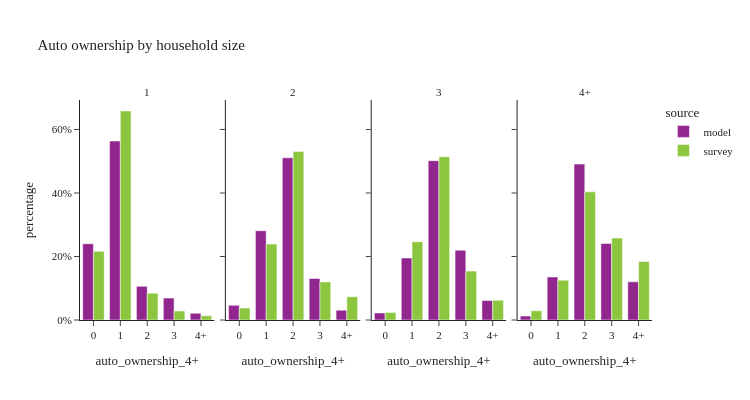

Notebook code for this chart:
### Code cell
util.plot_share_facetbar(hh_data, 'hh_weight', share_col="auto_ownership_4+", title="Auto ownership by household size", 
                            facet_col="hhsize_4+", facet_col_wrap=4, height=400, orientation='v')

### Figure 1 — Plotly figure (JSON) as saved in the notebook; plotly's stock layout.template omitted (floating-point values rounded to 4 significant figures)
{"data": [{"alignmentgroup": "True", "customdata": [[115956], [272044], [51208], [33307], [10219]], "hovertemplate": "source=model<br>hhsize_4+=1<br>auto_ownership_4+=%{x}<br>percentage=%{y}<br>sample_size=%{customdata[0]}<extra></extra>", "legendgroup": "model", "marker": {"color": "#91268F", "pattern": {"shape": ""}}, "name": "model", "offsetgroup": "model", "orientation": "v", "showlegend": true, "textposition": "auto", "type": "bar", "x": ["0", "1", "2", "3", "4+"], "xaxis": "x", "y": [0.2402, 0.5635, 0.1061, 0.069, 0.02117], "yaxis": "y"}, {"alignmentgroup": "True", "customdata": [[26958], [163896], [297612], [76273], [18085]], "hovertemplate": "source=model<br>hhsize_4+=2<br>auto_ownership_4+=%{x}<br>percentage=%{y}<br>sample_size=%{customdata[0]}<extra></extra>", "legendgroup": "model", "marker": {"color": "#91268F", "pattern": {"shape": ""}}, "name": "model", "offsetgroup": "model", "orientation": "v", "showlegend": false, "textposition": "auto", "type": "bar", "x": ["0", "1", "2", "3", "4+"], "xaxis": "x2", "y": [0.04625, 0.2812, 0.5106, 0.1309, 0.03103], "yaxis": "y2"}, {"alignmentgroup": "True", "customdata": [[6043], [53198], [136737], [59849], [16677]], "hovertemplate": "source=model<br>hhsize_4+=3<br>auto_ownership_4+=%{x}<br>percentage=%{y}<br>sample_size=%{customdata[0]}<extra></extra>", "legendgroup": "model", "marker": {"color": "#91268F", "pattern": {"shape": ""}}, "name": "model", "offsetgroup": "model", "orientation": "v", "showlegend": false, "textposition": "auto", "type": "bar", "x": ["0", "1", "2", "3", "4+"], "xaxis": "x3", "y": [0.02218, 0.1952, 0.5018, 0.2196, 0.0612], "yaxis": "y3"}, {"alignmentgroup": "True", "customdata": [[4897], [53950], [195434], [95943], [47839]], "hovertemplate": "source=model<br>hhsize_4+=4+<br>auto_ownership_4+=%{x}<br>percentage=%{y}<br>sample_size=%{customdata[0]}<extra></extra>", "legendgroup": "model", "marker": {"color": "#91268F", "pattern": {"shape": ""}}, "name": "model", "offsetgroup": "model", "orientation": "v", "showlegend": false, "textposition": "auto", "type": "bar", "x": ["0", "1", "2", "3", "4+"], "xaxis": "x4", "y": [0.0123, 0.1355, 0.491, 0.241, 0.1202], "yaxis": "y4"}, {"alignmentgroup": "True", "customdata": [[503], [951], [116], [24], [13]], "hovertemplate": "source=survey<br>hhsize_4+=1<br>auto_ownership_4+=%{x}<br>percentage=%{y}<br>sample_size=%{customdata[0]}<extra></extra>", "legendgroup": "survey", "marker": {"color": "#8CC63E", "pattern": {"shape": ""}}, "name": "survey", "offsetgroup": "survey", "orientation": "v", "showlegend": true, "textposition": "auto", "type": "bar", "x": ["0", "1", "2", "3", "4+"], "xaxis": "x", "y": [0.2162, 0.6582, 0.08423, 0.02814, 0.01323], "yaxis": "y"}, {"alignmentgroup": "True", "customdata": [[113], [526], [612], [130], [52]], "hovertemplate": "source=survey<br>hhsize_4+=2<br>auto_ownership_4+=%{x}<br>percentage=%{y}<br>sample_size=%{customdata[0]}<extra></extra>", "legendgroup": "survey", "marker": {"color": "#8CC63E", "pattern": {"shape": ""}}, "name": "survey", "offsetgroup": "survey", "orientation": "v", "showlegend": false, "textposition": "auto", "type": "bar", "x": ["0", "1", "2", "3", "4+"], "xaxis": "x2", "y": [0.03788, 0.239, 0.5303, 0.1199, 0.0729], "yaxis": "y2"}, {"alignmentgroup": "True", "customdata": [[12], [123], [183], [64], [23]], "hovertemplate": "source=survey<br>hhsize_4+=3<br>auto_ownership_4+=%{x}<br>percentage=%{y}<br>sample_size=%{customdata[0]}<extra></extra>", "legendgroup": "survey", "marker": {"color": "#8CC63E", "pattern": {"shape": ""}}, "name": "survey", "offsetgroup": "survey", "orientation": "v", "showlegend": false, "textposition": "auto", "type": "bar", "x": ["0", "1", "2", "3", "4+"], "xaxis": "x3", "y": [0.02333, 0.2465, 0.5139, 0.154, 0.06236], "yaxis": "y3"}, {"alignmentgroup": "True", "customdata": [[11], [94], [203], [71], [46]], "hovertemplate": "source=survey<br>hhsize_4+=4+<br>auto_ownership_4+=%{x}<br>percentage=%{y}<br>sample_size=%{customdata[0]}<extra></extra>", "legendgroup": "survey", "marker": {"color": "#8CC63E", "pattern": {"shape": ""}}, "name": "survey", "offsetgroup": "survey", "orientation": "v", "showlegend": false, "textposition": "auto", "type": "bar", "x": ["0", "1", "2", "3", "4+"], "xaxis": "x4", "y": [0.0289, 0.1253, 0.4036, 0.258, 0.1842], "yaxis": "y4"}], "layout": {"annotations": [{"font": {}, "showarrow": false, "text": "1", "x": 0.1175, "xanchor": "center", "xref": "paper", "y": 1.0, "yanchor": "bottom", "yref": "paper"}, {"font": {}, "showarrow": false, "text": "2", "x": 0.3725, "xanchor": "center", "xref": "paper", "y": 1.0, "yanchor": "bottom", "yref": "paper"}, {"font": {}, "showarrow": false, "text": "3", "x": 0.6275, "xanchor": "center", "xref": "paper", "y": 1.0, "yanchor": "bottom", "yref": "paper"}, {"font": {}, "showarrow": false, "text": "4+", "x": 0.8825, "xanchor": "center", "xref": "paper", "y": 1.0, "yanchor": "bottom", "yref": "paper"}], "barmode": "group", "height": 400, "legend": {"title": {"text": "source"}, "tracegroupgap": 0}, "title": {"text": "Auto ownership by household size"}, "width": 750, "xaxis": {"anchor": "y", "domain": [0.0, 0.235], "title": {"text": "auto_ownership_4+"}}, "xaxis2": {"anchor": "y2", "domain": [0.255, 0.49], "matches": "x", "title": {"text": "auto_ownership_4+"}}, "xaxis3": {"anchor": "y3", "domain": [0.51, 0.745], "matches": "x", "title": {"text": "auto_ownership_4+"}}, "xaxis4": {"anchor": "y4", "domain": [0.765, 1.0], "matches": "x", "title": {"text": "auto_ownership_4+"}}, "yaxis": {"anchor": "x", "domain": [0.0, 1.0], "tickformat": ".0%", "title": {"text": "percentage"}}, "yaxis2": {"anchor": "x2", "domain": [0.0, 1.0], "matches": "y", "showticklabels": false, "tickformat": ".0%"}, "yaxis3": {"anchor": "x3", "domain": [0.0, 1.0], "matches": "y", "showticklabels": false}, "yaxis4": {"anchor": "x4", "domain": [0.0, 1.0], "matches": "y", "showticklabels": false}}}
